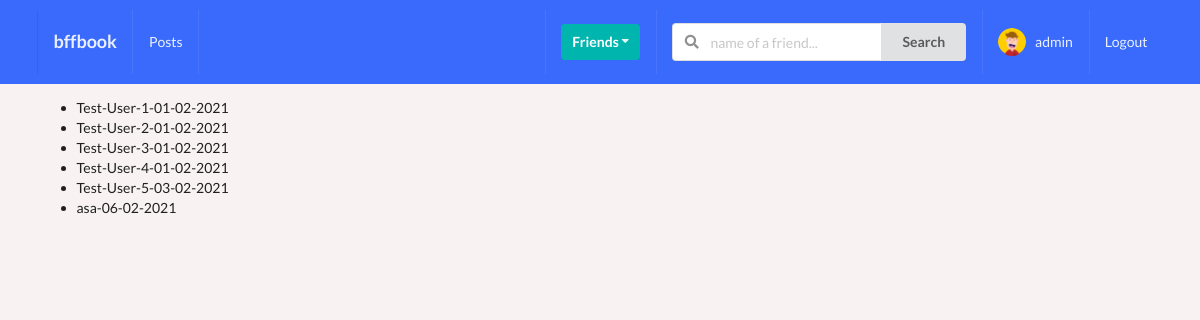
Page /profiles/invites-list/ (signed in) on the committed database.
### profiles/models.py (models this page shows, shortened)
class Profile(models.Model):
    first_name = models.CharField(max_length=200, blank=True)
    last_name = models.CharField(max_length=200, blank=True)
    user = models.OneToOneField(User, on_delete=models.CASCADE)
    bio = models.TextField(default="no bio..", max_length=300)
    email = models.EmailField(max_length=200, blank=True)
    country = models.CharField(max_length=200, blank=True)
    avatar = models.ImageField(default="avatar.png", upload_to="avatars/")
    friends = models.ManyToManyField(User, blank=True, related_name="frinends")
    slug = models.SlugField(unique=True, blank=True)
    updated = models.DateTimeField(auto_now=True)
    created = models.DateTimeField(auto_now_add=True)
    objects = ProfileManager()
    def __str__(self):
        return f"{self.user.username}-{self.created.strftime('%d-%m-%Y')}"
    __initial_first_name = None
    __initial_last_name = None
    def __init__(self, *args, **kwargs):
        super().__init__(*args, **kwargs)
        self.__initial_first_name = self.first_name
        self.__initial_last_name = self.last_name

### profiles/views.py (the view)
# urls.py: path("invites-list/", invite_profiles_list, name="invite-list"),
@login_required
def invite_profiles_list(request):
    user = request.user
    queryset = Profile.objects.get_all_profiles(user)
    context = {"queryset":queryset}
    return render(request, "profiles/invite-list.html", context)

### profiles/context_processors.py (called while the page is built)
def profile_picture(request):
    if request.user.is_authenticated:
        profile_obj = Profile.objects.get(user=request.user)
        avatar = profile_obj.avatar
        return {'avatar':avatar}
    return {}

def invatations_received_number(request):
    if request.user.is_authenticated:
        profile_obj = Profile.objects.get(user=request.user)
        queryset_count = Relationship.objects.invitations_receive(profile_obj).count()
        return {'invites_number':queryset_count}
    return {}

### profiles/models.py (called while the page is built)
    def get_all_profiles(self, me):
        profiles = Profile.objects.all().exclude(user=me)
        return profiles

    def invitations_receive(self, receiver):
        queryset = Relationship.objects.filter(receiver=receiver, status="send")
        return queryset

### profiles/templates/profiles/invite-list.html (shortened to what this page needs)
{% extends 'base.html' %}
{% block content %}
    <ul>
        {% for item in queryset %}
            <li>{{item}}</li>
        {% endfor %}
    </ul>
{% endblock content %}

### home/templates/home/navbar.html (shortened to what this page needs)
{% url "home:home" as path_to_home %}
{% url "posts:post" as path_to_posts %}
{% url "profiles:my-profile" as path_to_my_profile %}
<div class="ui inverted menu navbar mb-7">
    <div class="ui container">
      <a href="{{path_to_home}}" class="{% if request.path == path_to_home %}active{% endif %} item">
          <h3>bffbook</h3>
      </a>
      {% if request.user.is_authenticated %}
      <a href="{{path_to_posts}}" class="{% if request.path == path_to_posts %}active{% endif %} item">
          Posts
      </a>
      {% endif %}
      <div class="right menu">
          {% if request.user.is_authenticated %}
          <div class="item">
              <div class="ui floating dropdown icon button teal"> Friends
                  <i class="dropdown icon"></i>
               </div>
          </div>
               <div class="item">
                <form action="" method="GET">
                  <div class="ui action left icon input">
                  <input class="prompt" type="text" name='q' placeholder="name of a friend...">
                  <button type='submit' class="ui button">Search</button>
                  </div>
              </form>
              </div>
              <a href="{{path_to_my_profile}}" class="{% if request.path == path_to_my_profile %}active{% endif %} item">
                  <img src={{avatar.url}} class="ui avatar image" alt="avatar">&nbsp;
                   {{ request.user }}
              </a>
              <a href="" class="ui item">
                  Logout
              </a>
          {% else %}
          <a href="" class="ui item">
                  Login
              </a>
          {% endif %}
      </div>
    </div>
  </div>

### static/css/style.css (style rules this page uses)
body { background-color: #f8f2f2 !important; }
.navbar { border-radius: 0px !important; padding: 10px 0px 10px !important; background-color: #396afc !important; }
.mb-7 { margin-bottom: 7px !important; }

### rows in the picture
Profile: user+created "Test-User-1-01-02-2021"
Profile: user+created "Test-User-2-01-02-2021"
Profile: user+created "Test-User-3-01-02-2021"
Profile: user+created "Test-User-4-01-02-2021"
Profile: user+created "Test-User-5-03-02-2021"
Profile: user+created "asa-06-02-2021"

### other values in the picture
{{ request.user }} "admin"
